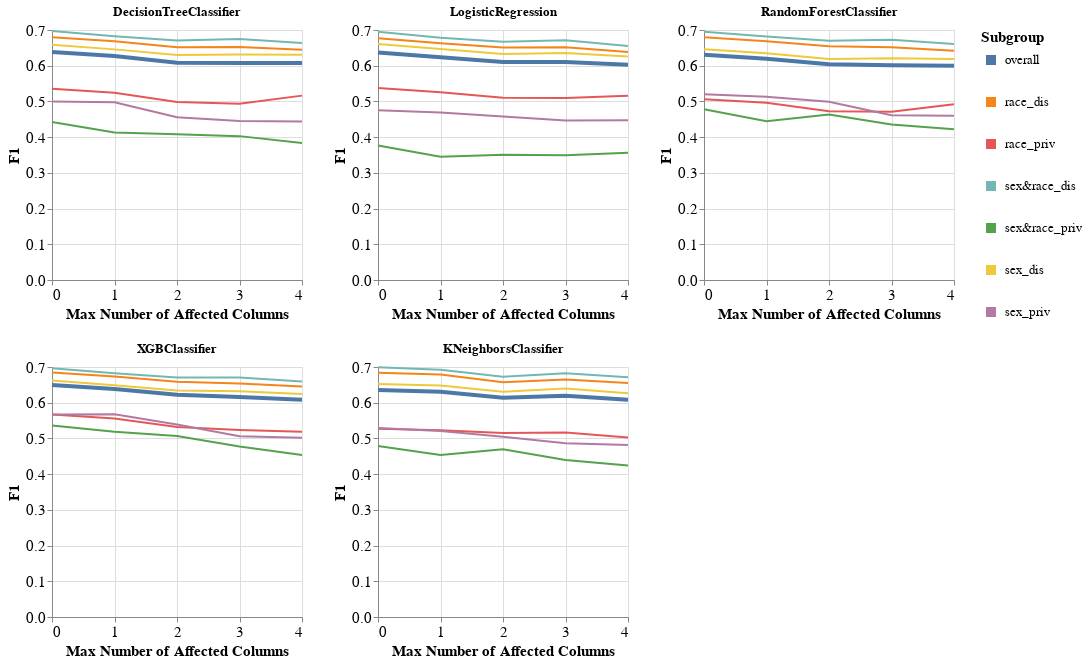

The cell this chart's notebook holds for it:
### Code cell
visualizer.create_subgroups_grid_pct_lines_per_model_plot(subgroup_metric='F1',
                                                          target_preprocessing_technique=PREPROCESSING_TECHNIQUES[0],
                                                          model_names=MODEL_NAMES,
                                                          mode='max_num_columns')

### Figure 1 — Vega-Lite specification as saved in the notebook (floating-point values rounded to 4 significant figures)
{"config": {"view": {"continuousWidth": 400, "continuousHeight": 300}, "axis": {"labelFontSize": 15, "titleFontSize": 15}, "legend": {"labelFontSize": 13, "symbolStrokeWidth": 10, "titleFontSize": 15}}, "vconcat": [{"hconcat": [{"mark": "line", "encoding": {"color": {"field": "Subgroup", "type": "nominal"}, "strokeWidth": {"condition": {"value": 4, "test": "datum.Subgroup == 'overall'"}, "value": 2}, "x": {"axis": {"tickMinStep": 1}, "field": "Percentage", "title": "Max Number of Affected Columns", "type": "quantitative"}, "y": {"field": "Metric_Value", "title": "F1", "type": "quantitative"}}, "height": 250, "title": "DecisionTreeClassifier", "width": 250}, {"data": {"name": "data-786cc51e9609926d80cd9d5b5aebe49d"}, "mark": "line", "encoding": {"color": {"field": "Subgroup", "type": "nominal"}, "strokeWidth": {"condition": {"value": 4, "test": "datum.Subgroup == 'overall'"}, "value": 2}, "x": {"axis": {"tickMinStep": 1}, "field": "Percentage", "title": "Max Number of Affected Columns", "type": "quantitative"}, "y": {"field": "Metric_Value", "title": "F1", "type": "quantitative"}}, "height": 250, "title": "LogisticRegression", "width": 250}, {"data": {"name": "data-a4394320aa075c4ea49f976807bb7154"}, "mark": "line", "encoding": {"color": {"field": "Subgroup", "type": "nominal"}, "strokeWidth": {"condition": {"value": 4, "test": "datum.Subgroup == 'overall'"}, "value": 2}, "x": {"axis": {"tickMinStep": 1}, "field": "Percentage", "title": "Max Number of Affected Columns", "type": "quantitative"}, "y": {"field": "Metric_Value", "title": "F1", "type": "quantitative"}}, "height": 250, "title": "RandomForestClassifier", "width": 250}]}, {"hconcat": [{"mark": "line", "encoding": {"color": {"field": "Subgroup", "type": "nominal"}, "strokeWidth": {"condition": {"value": 4, "test": "datum.Subgroup == 'overall'"}, "value": 2}, "x": {"axis": {"tickMinStep": 1}, "field": "Percentage", "title": "Max Number of Affected Columns", "type": "quantitative"}, "y": {"field": "Metric_Value", "title": "F1", "type": "quantitative"}}, "height": 250, "title": "XGBClassifier", "width": 250}, {"data": {"name": "data-060f707fde2a1e27f8f7c85b99ef9549"}, "mark": "line", "encoding": {"color": {"field": "Subgroup", "type": "nominal"}, "strokeWidth": {"condition": {"value": 4, "test": "datum.Subgroup == 'overall'"}, "value": 2}, "x": {"axis": {"tickMinStep": 1}, "field": "Percentage", "title": "Max Number of Affected Columns", "type": "quantitative"}, "y": {"field": "Metric_Value", "title": "F1", "type": "quantitative"}}, "height": 250, "title": "KNeighborsClassifier", "width": 250}], "data": {"name": "data-2803f46a5123383615a1882fc835d5c0"}}], "data": {"name": "data-259c0625ba758651eca15a3d42f830ce"}, "$schema": "https://vega.github.io/schema/vega-lite/v4.17.0.json", "datasets": {"data-259c0625ba758651eca15a3d42f830ce": [{"Model_Name": "DecisionTreeClassifier", "Test_Set_Index": 0.0, "Metric": "F1", "Subgroup": "overall", "Num_Estimators": 200.0, "Metric_Value": 0.6385, "Percentage": 0.0}, {"Model_Name": "DecisionTreeClassifier", "Test_Set_Index": 0.0, "Metric": "F1", "Subgroup": "race_dis", "Num_Estimators": 200.0, "Metric_Value": 0.6795, "Percentage": 0.0}, {"Model_Name": "DecisionTreeClassifier", "Test_Set_Index": 0.0, "Metric": "F1", "Subgroup": "race_priv", "Num_Estimators": 200.0, "Metric_Value": 0.5356, "Percentage": 0.0}, {"Model_Name": "DecisionTreeClassifier", "Test_Set_Index": 0.0, "Metric": "F1", "Subgroup": "sex&race_dis", "Num_Estimators": 200.0, "Metric_Value": 0.6971, "Percentage": 0.0}, {"Model_Name": "DecisionTreeClassifier", "Test_Set_Index": 0.0, "Metric": "F1", "Subgroup": "sex&race_priv", "Num_Estimators": 200.0, "Metric_Value": 0.4421, "Percentage": 0.0}, {"Model_Name": "DecisionTreeClassifier", "Test_Set_Index": 0.0, "Metric": "F1", "Subgroup": "sex_dis", "Num_Estimators": 200.0, "Metric_Value": 0.6585, "Percentage": 0.0}, {"Model_Name": "DecisionTreeClassifier", "Test_Set_Index": 0.0, "Metric": "F1", "Subgroup": "sex_priv", "Num_Estimators": 200.0, "Metric_Value": 0.4998, "Percentage": 0.0}, {"Model_Name": "DecisionTreeClassifier", "Test_Set_Index": 1.0, "Metric": "F1", "Subgroup": "overall", "Num_Estimators": 200.0, "Metric_Value": 0.6273, "Percentage": 1.0}, {"Model_Name": "DecisionTreeClassifier", "Test_Set_Index": 1.0, "Metric": "F1", "Subgroup": "race_dis", "Num_Estimators": 200.0, "Metric_Value": 0.6682, "Percentage": 1.0}, {"Model_Name": "DecisionTreeClassifier", "Test_Set_Index": 1.0, "Metric": "F1", "Subgroup": "race_priv", "Num_Estimators": 200.0, "Metric_Value": 0.5241, "Percentage": 1.0}, {"Model_Name": "DecisionTreeClassifier", "Test_Set_Index": 1.0, "Metric": "F1", "Subgroup": "sex&race_dis", "Num_Estimators": 200.0, "Metric_Value": 0.6824, "Percentage": 1.0}, {"Model_Name": "DecisionTreeClassifier", "Test_Set_Index": 1.0, "Metric": "F1", "Subgroup": "sex&race_priv", "Num_Estimators": 200.0, "Metric_Value": 0.413, "Percentage": 1.0}, {"Model_Name": "DecisionTreeClassifier", "Test_Set_Index": 1.0, "Metric": "F1", "Subgroup": "sex_dis", "Num_Estimators": 200.0, "Metric_Value": 0.6458, "Percentage": 1.0}, {"Model_Name": "DecisionTreeClassifier", "Test_Set_Index": 1.0, "Metric": "F1", "Subgroup": "sex_priv", "Num_Estimators": 200.0, "Metric_Value": 0.4978, "Percentage": 1.0}, {"Model_Name": "DecisionTreeClassifier", "Test_Set_Index": 2.0, "Metric": "F1", "Subgroup": "overall", "Num_Estimators": 200.0, "Metric_Value": 0.6085, "Percentage": 2.0}, {"Model_Name": "DecisionTreeClassifier", "Test_Set_Index": 2.0, "Metric": "F1", "Subgroup": "race_dis", "Num_Estimators": 200.0, "Metric_Value": 0.6516, "Percentage": 2.0}, {"Model_Name": "DecisionTreeClassifier", "Test_Set_Index": 2.0, "Metric": "F1", "Subgroup": "race_priv", "Num_Estimators": 200.0, "Metric_Value": 0.4987, "Percentage": 2.0}, {"Model_Name": "DecisionTreeClassifier", "Test_Set_Index": 2.0, "Metric": "F1", "Subgroup": "sex&race_dis", "Num_Estimators": 200.0, "Metric_Value": 0.6705, "Percentage": 2.0}, {"Model_Name": "DecisionTreeClassifier", "Test_Set_Index": 2.0, "Metric": "F1", "Subgroup": "sex&race_priv", "Num_Estimators": 200.0, "Metric_Value": 0.4081, "Percentage": 2.0}, {"Model_Name": "DecisionTreeClassifier", "Test_Set_Index": 2.0, "Metric": "F1", "Subgroup": "sex_dis", "Num_Estimators": 200.0, "Metric_Value": 0.6297, "Percentage": 2.0}, {"Model_Name": "DecisionTreeClassifier", "Test_Set_Index": 2.0, "Metric": "F1", "Subgroup": "sex_priv", "Num_Estimators": 200.0, "Metric_Value": 0.4559, "Percentage": 2.0}, {"Model_Name": "DecisionTreeClassifier", "Test_Set_Index": 3.0, "Metric": "F1", "Subgroup": "overall", "Num_Estimators": 200.0, "Metric_Value": 0.6078, "Percentage": 3.0}, {"Model_Name": "DecisionTreeClassifier", "Test_Set_Index": 3.0, "Metric": "F1", "Subgroup": "race_dis", "Num_Estimators": 200.0, "Metric_Value": 0.6526, "Percentage": 3.0}, {"Model_Name": "DecisionTreeClassifier", "Test_Set_Index": 3.0, "Metric": "F1", "Subgroup": "race_priv", "Num_Estimators": 200.0, "Metric_Value": 0.4933, "Percentage": 3.0}, {"Model_Name": "DecisionTreeClassifier", "Test_Set_Index": 3.0, "Metric": "F1", "Subgroup": "sex&race_dis", "Num_Estimators": 200.0, "Metric_Value": 0.6746, "Percentage": 3.0}, {"Model_Name": "DecisionTreeClassifier", "Test_Set_Index": 3.0, "Metric": "F1", "Subgroup": "sex&race_priv", "Num_Estimators": 200.0, "Metric_Value": 0.4028, "Percentage": 3.0}, {"Model_Name": "DecisionTreeClassifier", "Test_Set_Index": 3.0, "Metric": "F1", "Subgroup": "sex_dis", "Num_Estimators": 200.0, "Metric_Value": 0.6313, "Percentage": 3.0}, {"Model_Name": "DecisionTreeClassifier", "Test_Set_Index": 3.0, "Metric": "F1", "Subgroup": "sex_priv", "Num_Estimators": 200.0, "Metric_Value": 0.4453, "Percentage": 3.0}, {"Model_Name": "DecisionTreeClassifier", "Test_Set_Index": 4.0, "Metric": "F1", "Subgroup": "overall", "Num_Estimators": 200.0, "Metric_Value": 0.6078, "Percentage": 4.0}, {"Model_Name": "DecisionTreeClassifier", "Test_Set_Index": 4.0, "Metric": "F1", "Subgroup": "race_dis", "Num_Estimators": 200.0, "Metric_Value": 0.6449, "Percentage": 4.0}, {"Model_Name": "DecisionTreeClassifier", "Test_Set_Index": 4.0, "Metric": "F1", "Subgroup": "race_priv", "Num_Estimators": 200.0, "Metric_Value": 0.5163, "Percentage": 4.0}, {"Model_Name": "DecisionTreeClassifier", "Test_Set_Index": 4.0, "Metric": "F1", "Subgroup": "sex&race_dis", "Num_Estimators": 200.0, "Metric_Value": 0.6638, "Percentage": 4.0}, {"Model_Name": "DecisionTreeClassifier", "Test_Set_Index": 4.0, "Metric": "F1", "Subgroup": "sex&race_priv", "Num_Estimators": 200.0, "Metric_Value": 0.3833, "Percentage": 4.0}, {"Model_Name": "DecisionTreeClassifier", "Test_Set_Index": 4.0, "Metric": "F1", "Subgroup": "sex_dis", "Num_Estimators": 200.0, "Metric_Value": 0.6304, "Percentage": 4.0}, {"Model_Name": "DecisionTreeClassifier", "Test_Set_Index": 4.0, "Metric": "F1", "Subgroup": "sex_priv", "Num_Estimators": 200.0, "Metric_Value": 0.4439, "Percentage": 4.0}], "data-786cc51e9609926d80cd9d5b5aebe49d": [{"Model_Name": "LogisticRegression", "Test_Set_Index": 0.0, "Metric": "F1", "Subgroup": "overall", "Num_Estimators": 200.0, "Metric_Value": 0.6367, "Percentage": 0.0}, {"Model_Name": "LogisticRegression", "Test_Set_Index": 0.0, "Metric": "F1", "Subgroup": "race_dis", "Num_Estimators": 200.0, "Metric_Value": 0.6767, "Percentage": 0.0}, {"Model_Name": "LogisticRegression", "Test_Set_Index": 0.0, "Metric": "F1", "Subgroup": "race_priv", "Num_Estimators": 200.0, "Metric_Value": 0.5373, "Percentage": 0.0}, {"Model_Name": "LogisticRegression", "Test_Set_Index": 0.0, "Metric": "F1", "Subgroup": "sex&race_dis", "Num_Estimators": 200.0, "Metric_Value": 0.695, "Percentage": 0.0}, {"Model_Name": "LogisticRegression", "Test_Set_Index": 0.0, "Metric": "F1", "Subgroup": "sex&race_priv", "Num_Estimators": 200.0, "Metric_Value": 0.3763, "Percentage": 0.0}, {"Model_Name": "LogisticRegression", "Test_Set_Index": 0.0, "Metric": "F1", "Subgroup": "sex_dis", "Num_Estimators": 200.0, "Metric_Value": 0.661, "Percentage": 0.0}, {"Model_Name": "LogisticRegression", "Test_Set_Index": 0.0, "Metric": "F1", "Subgroup": "sex_priv", "Num_Estimators": 200.0, "Metric_Value": 0.475, "Percentage": 0.0}, {"Model_Name": "LogisticRegression", "Test_Set_Index": 1.0, "Metric": "F1", "Subgroup": "overall", "Num_Estimators": 200.0, "Metric_Value": 0.6235, "Percentage": 1.0}, {"Model_Name": "LogisticRegression", "Test_Set_Index": 1.0, "Metric": "F1", "Subgroup": "race_dis", "Num_Estimators": 200.0, "Metric_Value": 0.663, "Percentage": 1.0}, {"Model_Name": "LogisticRegression", "Test_Set_Index": 1.0, "Metric": "F1", "Subgroup": "race_priv", "Num_Estimators": 200.0, "Metric_Value": 0.5257, "Percentage": 1.0}, {"Model_Name": "LogisticRegression", "Test_Set_Index": 1.0, "Metric": "F1", "Subgroup": "sex&race_dis", "Num_Estimators": 200.0, "Metric_Value": 0.6784, "Percentage": 1.0}, {"Model_Name": "LogisticRegression", "Test_Set_Index": 1.0, "Metric": "F1", "Subgroup": "sex&race_priv", "Num_Estimators": 200.0, "Metric_Value": 0.3451, "Percentage": 1.0}, {"Model_Name": "LogisticRegression", "Test_Set_Index": 1.0, "Metric": "F1", "Subgroup": "sex_dis", "Num_Estimators": 200.0, "Metric_Value": 0.6466, "Percentage": 1.0}, {"Model_Name": "LogisticRegression", "Test_Set_Index": 1.0, "Metric": "F1", "Subgroup": "sex_priv", "Num_Estimators": 200.0, "Metric_Value": 0.4689, "Percentage": 1.0}, {"Model_Name": "LogisticRegression", "Test_Set_Index": 2.0, "Metric": "F1", "Subgroup": "overall", "Num_Estimators": 200.0, "Metric_Value": 0.6104, "Percentage": 2.0}, {"Model_Name": "LogisticRegression", "Test_Set_Index": 2.0, "Metric": "F1", "Subgroup": "race_dis", "Num_Estimators": 200.0, "Metric_Value": 0.6509, "Percentage": 2.0}, {"Model_Name": "LogisticRegression", "Test_Set_Index": 2.0, "Metric": "F1", "Subgroup": "race_priv", "Num_Estimators": 200.0, "Metric_Value": 0.51, "Percentage": 2.0}, {"Model_Name": "LogisticRegression", "Test_Set_Index": 2.0, "Metric": "F1", "Subgroup": "sex&race_dis", "Num_Estimators": 200.0, "Metric_Value": 0.6668, "Percentage": 2.0}, {"Model_Name": "LogisticRegression", "Test_Set_Index": 2.0, "Metric": "F1", "Subgroup": "sex&race_priv", "Num_Estimators": 200.0, "Metric_Value": 0.3508, "Percentage": 2.0}, {"Model_Name": "LogisticRegression", "Test_Set_Index": 2.0, "Metric": "F1", "Subgroup": "sex_dis", "Num_Estimators": 200.0, "Metric_Value": 0.6329, "Percentage": 2.0}, {"Model_Name": "LogisticRegression", "Test_Set_Index": 2.0, "Metric": "F1", "Subgroup": "sex_priv", "Num_Estimators": 200.0, "Metric_Value": 0.4581, "Percentage": 2.0}, {"Model_Name": "LogisticRegression", "Test_Set_Index": 3.0, "Metric": "F1", "Subgroup": "overall", "Num_Estimators": 200.0, "Metric_Value": 0.6105, "Percentage": 3.0}, {"Model_Name": "LogisticRegression", "Test_Set_Index": 3.0, "Metric": "F1", "Subgroup": "race_dis", "Num_Estimators": 200.0, "Metric_Value": 0.6517, "Percentage": 3.0}, {"Model_Name": "LogisticRegression", "Test_Set_Index": 3.0, "Metric": "F1", "Subgroup": "race_priv", "Num_Estimators": 200.0, "Metric_Value": 0.5096, "Percentage": 3.0}, {"Model_Name": "LogisticRegression", "Test_Set_Index": 3.0, "Metric": "F1", "Subgroup": "sex&race_dis", "Num_Estimators": 200.0, "Metric_Value": 0.6712, "Percentage": 3.0}, {"Model_Name": "LogisticRegression", "Test_Set_Index": 3.0, "Metric": "F1", "Subgroup": "sex&race_priv", "Num_Estimators": 200.0, "Metric_Value": 0.3495, "Percentage": 3.0}, {"Model_Name": "LogisticRegression", "Test_Set_Index": 3.0, "Metric": "F1", "Subgroup": "sex_dis", "Num_Estimators": 200.0, "Metric_Value": 0.6359, "Percentage": 3.0}, {"Model_Name": "LogisticRegression", "Test_Set_Index": 3.0, "Metric": "F1", "Subgroup": "sex_priv", "Num_Estimators": 200.0, "Metric_Value": 0.4465, "Percentage": 3.0}, {"Model_Name": "LogisticRegression", "Test_Set_Index": 4.0, "Metric": "F1", "Subgroup": "overall", "Num_Estimators": 200.0, "Metric_Value": 0.6027, "Percentage": 4.0}, {"Model_Name": "LogisticRegression", "Test_Set_Index": 4.0, "Metric": "F1", "Subgroup": "race_dis", "Num_Estimators": 200.0, "Metric_Value": 0.6383, "Percentage": 4.0}, {"Model_Name": "LogisticRegression", "Test_Set_Index": 4.0, "Metric": "F1", "Subgroup": "race_priv", "Num_Estimators": 200.0, "Metric_Value": 0.5159, "Percentage": 4.0}, {"Model_Name": "LogisticRegression", "Test_Set_Index": 4.0, "Metric": "F1", "Subgroup": "sex&race_dis", "Num_Estimators": 200.0, "Metric_Value": 0.6553, "Percentage": 4.0}, {"Model_Name": "LogisticRegression", "Test_Set_Index": 4.0, "Metric": "F1", "Subgroup": "sex&race_priv", "Num_Estimators": 200.0, "Metric_Value": 0.3562, "Percentage": 4.0}, {"Model_Name": "LogisticRegression", "Test_Set_Index": 4.0, "Metric": "F1", "Subgroup": "sex_dis", "Num_Estimators": 200.0, "Metric_Value": 0.6255, "Percentage": 4.0}, {"Model_Name": "LogisticRegression", "Test_Set_Index": 4.0, "Metric": "F1", "Subgroup": "sex_priv", "Num_Estimators": 200.0, "Metric_Value": 0.4473, "Percentage": 4.0}], "data-a4394320aa075c4ea49f976807bb7154": [{"Model_Name": "RandomForestClassifier", "Test_Set_Index": 0.0, "Metric": "F1", "Subgroup": "overall", "Num_Estimators": 200.0, "Metric_Value": 0.6306, "Percentage": 0.0}, {"Model_Name": "RandomForestClassifier", "Test_Set_Index": 0.0, "Metric": "F1", "Subgroup": "race_dis", "Num_Estimators": 200.0, "Metric_Value": 0.6795, "Percentage": 0.0}, {"Model_Name": "RandomForestClassifier", "Test_Set_Index": 0.0, "Metric": "F1", "Subgroup": "race_priv", "Num_Estimators": 200.0, "Metric_Value": 0.5058, "Percentage": 0.0}, {"Model_Name": "RandomForestClassifier", "Test_Set_Index": 0.0, "Metric": "F1", "Subgroup": "sex&race_dis", "Num_Estimators": 200.0, "Metric_Value": 0.6953, "Percentage": 0.0}, {"Model_Name": "RandomForestClassifier", "Test_Set_Index": 0.0, "Metric": "F1", "Subgroup": "sex&race_priv", "Num_Estimators": 200.0, "Metric_Value": 0.4781, "Percentage": 0.0}, {"Model_Name": "RandomForestClassifier", "Test_Set_Index": 0.0, "Metric": "F1", "Subgroup": "sex_dis", "Num_Estimators": 200.0, "Metric_Value": 0.6459, "Percentage": 0.0}, {"Model_Name": "RandomForestClassifier", "Test_Set_Index": 0.0, "Metric": "F1", "Subgroup": "sex_priv", "Num_Estimators": 200.0, "Metric_Value": 0.5199, "Percentage": 0.0}, {"Model_Name": "RandomForestClassifier", "Test_Set_Index": 1.0, "Metric": "F1", "Subgroup": "overall", "Num_Estimators": 200.0, "Metric_Value": 0.6198, "Percentage": 1.0}, {"Model_Name": "RandomForestClassifier", "Test_Set_Index": 1.0, "Metric": "F1", "Subgroup": "race_dis", "Num_Estimators": 200.0, "Metric_Value": 0.6687, "Percentage": 1.0}, {"Model_Name": "RandomForestClassifier", "Test_Set_Index": 1.0, "Metric": "F1", "Subgroup": "race_priv", "Num_Estimators": 200.0, "Metric_Value": 0.4963, "Percentage": 1.0}, {"Model_Name": "RandomForestClassifier", "Test_Set_Index": 1.0, "Metric": "F1", "Subgroup": "sex&race_dis", "Num_Estimators": 200.0, "Metric_Value": 0.6815, "Percentage": 1.0}, {"Model_Name": "RandomForestClassifier", "Test_Set_Index": 1.0, "Metric": "F1", "Subgroup": "sex&race_priv", "Num_Estimators": 200.0, "Metric_Value": 0.4446, "Percentage": 1.0}, {"Model_Name": "RandomForestClassifier", "Test_Set_Index": 1.0, "Metric": "F1", "Subgroup": "sex_dis", "Num_Estimators": 200.0, "Metric_Value": 0.6346, "Percentage": 1.0}, {"Model_Name": "RandomForestClassifier", "Test_Set_Index": 1.0, "Metric": "F1", "Subgroup": "sex_priv", "Num_Estimators": 200.0, "Metric_Value": 0.513, "Percentage": 1.0}, {"Model_Name": "RandomForestClassifier", "Test_Set_Index": 2.0, "Metric": "F1", "Subgroup": "overall", "Num_Estimators": 200.0, "Metric_Value": 0.6042, "Percentage": 2.0}, {"Model_Name": "RandomForestClassifier", "Test_Set_Index": 2.0, "Metric": "F1", "Subgroup": "race_dis", "Num_Estimators": 200.0, "Metric_Value": 0.6545, "Percentage": 2.0}, {"Model_Name": "RandomForestClassifier", "Test_Set_Index": 2.0, "Metric": "F1", "Subgroup": "race_priv", "Num_Estimators": 200.0, "Metric_Value": 0.4725, "Percentage": 2.0}, {"Model_Name": "RandomForestClassifier", "Test_Set_Index": 2.0, "Metric": "F1", "Subgroup": "sex&race_dis", "Num_Estimators": 200.0, "Metric_Value": 0.6696, "Percentage": 2.0}, {"Model_Name": "RandomForestClassifier", "Test_Set_Index": 2.0, "Metric": "F1", "Subgroup": "sex&race_priv", "Num_Estimators": 200.0, "Metric_Value": 0.4633, "Percentage": 2.0}, {"Model_Name": "RandomForestClassifier", "Test_Set_Index": 2.0, "Metric": "F1", "Subgroup": "sex_dis", "Num_Estimators": 200.0, "Metric_Value": 0.6185, "Percentage": 2.0}, {"Model_Name": "RandomForestClassifier", "Test_Set_Index": 2.0, "Metric": "F1", "Subgroup": "sex_priv", "Num_Estimators": 200.0, "Metric_Value": 0.4992, "Percentage": 2.0}, {"Model_Name": "RandomForestClassifier", "Test_Set_Index": 3.0, "Metric": "F1", "Subgroup": "overall", "Num_Estimators": 200.0, "Metric_Value": 0.6013, "Percentage": 3.0}, {"Model_Name": "RandomForestClassifier", "Test_Set_Index": 3.0, "Metric": "F1", "Subgroup": "race_dis", "Num_Estimators": 200.0, "Metric_Value": 0.6519, "Percentage": 3.0}, {"Model_Name": "RandomForestClassifier", "Test_Set_Index": 3.0, "Metric": "F1", "Subgroup": "race_priv", "Num_Estimators": 200.0, "Metric_Value": 0.4712, "Percentage": 3.0}, {"Model_Name": "RandomForestClassifier", "Test_Set_Index": 3.0, "Metric": "F1", "Subgroup": "sex&race_dis", "Num_Estimators": 200.0, "Metric_Value": 0.673, "Percentage": 3.0}, {"Model_Name": "RandomForestClassifier", "Test_Set_Index": 3.0, "Metric": "F1", "Subgroup": "sex&race_priv", "Num_Estimators": 200.0, "Metric_Value": 0.4355, "Percentage": 3.0}, {"Model_Name": "RandomForestClassifier", "Test_Set_Index": 3.0, "Metric": "F1", "Subgroup": "sex_dis", "Num_Estimators": 200.0, "Metric_Value": 0.6208, "Percentage": 3.0}, {"Model_Name": "RandomForestClassifier", "Test_Set_Index": 3.0, "Metric": "F1", "Subgroup": "sex_priv", "Num_Estimators": 200.0, "Metric_Value": 0.4616, "Percentage": 3.0}, {"Model_Name": "RandomForestClassifier", "Test_Set_Index": 4.0, "Metric": "F1", "Subgroup": "overall", "Num_Estimators": 200.0, "Metric_Value": 0.5997, "Percentage": 4.0}, {"Model_Name": "RandomForestClassifier", "Test_Set_Index": 4.0, "Metric": "F1", "Subgroup": "race_dis", "Num_Estimators": 200.0, "Metric_Value": 0.6419, "Percentage": 4.0}, {"Model_Name": "RandomForestClassifier", "Test_Set_Index": 4.0, "Metric": "F1", "Subgroup": "race_priv", "Num_Estimators": 200.0, "Metric_Value": 0.4922, "Percentage": 4.0}, {"Model_Name": "RandomForestClassifier", "Test_Set_Index": 4.0, "Metric": "F1", "Subgroup": "sex&race_dis", "Num_Estimators": 200.0, "Metric_Value": 0.6607, "Percentage": 4.0}, {"Model_Name": "RandomForestClassifier", "Test_Set_Index": 4.0, "Metric": "F1", "Subgroup": "sex&race_priv", "Num_Estimators": 200.0, "Metric_Value": 0.4219, "Percentage": 4.0}, {"Model_Name": "RandomForestClassifier", "Test_Set_Index": 4.0, "Metric": "F1", "Subgroup": "sex_dis", "Num_Estimators": 200.0, "Metric_Value": 0.619, "Percentage": 4.0}, {"Model_Name": "RandomForestClassifier", "Test_Set_Index": 4.0, "Metric": "F1", "Subgroup": "sex_priv", "Num_Estimators": 200.0, "Metric_Value": 0.46, "Percentage": 4.0}], "data-2803f46a5123383615a1882fc835d5c0": [{"Model_Name": "XGBClassifier", "Test_Set_Index": 0.0, "Metric": "F1", "Subgroup": "overall", "Num_Estimators": 200.0, "Metric_Value": 0.6499, "Percentage": 0.0}, {"Model_Name": "XGBClassifier", "Test_Set_Index": 0.0, "Metric": "F1", "Subgroup": "race_dis", "Num_Estimators": 200.0, "Metric_Value": 0.6844, "Percentage": 0.0}, {"Model_Name": "XGBClassifier", "Test_Set_Index": 0.0, "Metric": "F1", "Subgroup": "race_priv", "Num_Estimators": 200.0, "Metric_Value": 0.5672, "Percentage": 0.0}, {"Model_Name": "XGBClassifier", "Test_Set_Index": 0.0, "Metric": "F1", "Subgroup": "sex&race_dis", "Num_Estimators": 200.0, "Metric_Value": 0.6966, "Percentage": 0.0}, {"Model_Name": "XGBClassifier", "Test_Set_Index": 0.0, "Metric": "F1", "Subgroup": "sex&race_priv", "Num_Estimators": 200.0, "Metric_Value": 0.5364, "Percentage": 0.0}, {"Model_Name": "XGBClassifier", "Test_Set_Index": 0.0, "Metric": "F1", "Subgroup": "sex_dis", "Num_Estimators": 200.0, "Metric_Value": 0.6623, "Percentage": 0.0}, {"Model_Name": "XGBClassifier", "Test_Set_Index": 0.0, "Metric": "F1", "Subgroup": "sex_priv", "Num_Estimators": 200.0, "Metric_Value": 0.5673, "Percentage": 0.0}, {"Model_Name": "XGBClassifier", "Test_Set_Index": 1.0, "Metric": "F1", "Subgroup": "overall", "Num_Estimators": 200.0, "Metric_Value": 0.6384, "Percentage": 1.0}, {"Model_Name": "XGBClassifier", "Test_Set_Index": 1.0, "Metric": "F1", "Subgroup": "race_dis", "Num_Estimators": 200.0, "Metric_Value": 0.6732, "Percentage": 1.0}, {"Model_Name": "XGBClassifier", "Test_Set_Index": 1.0, "Metric": "F1", "Subgroup": "race_priv", "Num_Estimators": 200.0, "Metric_Value": 0.5558, "Percentage": 1.0}, {"Model_Name": "XGBClassifier", "Test_Set_Index": 1.0, "Metric": "F1", "Subgroup": "sex&race_dis", "Num_Estimators": 200.0, "Metric_Value": 0.6823, "Percentage": 1.0}, {"Model_Name": "XGBClassifier", "Test_Set_Index": 1.0, "Metric": "F1", "Subgroup": "sex&race_priv", "Num_Estimators": 200.0, "Metric_Value": 0.5184, "Percentage": 1.0}, {"Model_Name": "XGBClassifier", "Test_Set_Index": 1.0, "Metric": "F1", "Subgroup": "sex_dis", "Num_Estimators": 200.0, "Metric_Value": 0.6488, "Percentage": 1.0}, {"Model_Name": "XGBClassifier", "Test_Set_Index": 1.0, "Metric": "F1", "Subgroup": "sex_priv", "Num_Estimators": 200.0, "Metric_Value": 0.5678, "Percentage": 1.0}, {"Model_Name": "XGBClassifier", "Test_Set_Index": 2.0, "Metric": "F1", "Subgroup": "overall", "Num_Estimators": 200.0, "Metric_Value": 0.6223, "Percentage": 2.0}, {"Model_Name": "XGBClassifier", "Test_Set_Index": 2.0, "Metric": "F1", "Subgroup": "race_dis", "Num_Estimators": 200.0, "Metric_Value": 0.659, "Percentage": 2.0}, {"Model_Name": "XGBClassifier", "Test_Set_Index": 2.0, "Metric": "F1", "Subgroup": "race_priv", "Num_Estimators": 200.0, "Metric_Value": 0.532, "Percentage": 2.0}, {"Model_Name": "XGBClassifier", "Test_Set_Index": 2.0, "Metric": "F1", "Subgroup": "sex&race_dis", "Num_Estimators": 200.0, "Metric_Value": 0.6707, "Percentage": 2.0}, {"Model_Name": "XGBClassifier", "Test_Set_Index": 2.0, "Metric": "F1", "Subgroup": "sex&race_priv", "Num_Estimators": 200.0, "Metric_Value": 0.5066, "Percentage": 2.0}, {"Model_Name": "XGBClassifier", "Test_Set_Index": 2.0, "Metric": "F1", "Subgroup": "sex_dis", "Num_Estimators": 200.0, "Metric_Value": 0.6343, "Percentage": 2.0}, {"Model_Name": "XGBClassifier", "Test_Set_Index": 2.0, "Metric": "F1", "Subgroup": "sex_priv", "Num_Estimators": 200.0, "Metric_Value": 0.5389, "Percentage": 2.0}, {"Model_Name": "XGBClassifier", "Test_Set_Index": 3.0, "Metric": "F1", "Subgroup": "overall", "Num_Estimators": 200.0, "Metric_Value": 0.6161, "Percentage": 3.0}, {"Model_Name": "XGBClassifier", "Test_Set_Index": 3.0, "Metric": "F1", "Subgroup": "race_dis", "Num_Estimators": 200.0, "Metric_Value": 0.654, "Percentage": 3.0}, {"Model_Name": "XGBClassifier", "Test_Set_Index": 3.0, "Metric": "F1", "Subgroup": "race_priv", "Num_Estimators": 200.0, "Metric_Value": 0.5239, "Percentage": 3.0}, {"Model_Name": "XGBClassifier", "Test_Set_Index": 3.0, "Metric": "F1", "Subgroup": "sex&race_dis", "Num_Estimators": 200.0, "Metric_Value": 0.6704, "Percentage": 3.0}, {"Model_Name": "XGBClassifier", "Test_Set_Index": 3.0, "Metric": "F1", "Subgroup": "sex&race_priv", "Num_Estimators": 200.0, "Metric_Value": 0.4776, "Percentage": 3.0}, {"Model_Name": "XGBClassifier", "Test_Set_Index": 3.0, "Metric": "F1", "Subgroup": "sex_dis", "Num_Estimators": 200.0, "Metric_Value": 0.6324, "Percentage": 3.0}, {"Model_Name": "XGBClassifier", "Test_Set_Index": 3.0, "Metric": "F1", "Subgroup": "sex_priv", "Num_Estimators": 200.0, "Metric_Value": 0.5064, "Percentage": 3.0}, {"Model_Name": "XGBClassifier", "Test_Set_Index": 4.0, "Metric": "F1", "Subgroup": "overall", "Num_Estimators": 200.0, "Metric_Value": 0.6086, "Percentage": 4.0}, {"Model_Name": "XGBClassifier", "Test_Set_Index": 4.0, "Metric": "F1", "Subgroup": "race_dis", "Num_Estimators": 200.0, "Metric_Value": 0.6455, "Percentage": 4.0}, {"Model_Name": "XGBClassifier", "Test_Set_Index": 4.0, "Metric": "F1", "Subgroup": "race_priv", "Num_Estimators": 200.0, "Metric_Value": 0.5189, "Percentage": 4.0}, {"Model_Name": "XGBClassifier", "Test_Set_Index": 4.0, "Metric": "F1", "Subgroup": "sex&race_dis", "Num_Estimators": 200.0, "Metric_Value": 0.6593, "Percentage": 4.0}, {"Model_Name": "XGBClassifier", "Test_Set_Index": 4.0, "Metric": "F1", "Subgroup": "sex&race_priv", "Num_Estimators": 200.0, "Metric_Value": 0.4537, "Percentage": 4.0}, {"Model_Name": "XGBClassifier", "Test_Set_Index": 4.0, "Metric": "F1", "Subgroup": "sex_dis", "Num_Estimators": 200.0, "Metric_Value": 0.6241, "Percentage": 4.0}, {"Model_Name": "XGBClassifier", "Test_Set_Index": 4.0, "Metric": "F1", "Subgroup": "sex_priv", "Num_Estimators": 200.0, "Metric_Value": 0.5018, "Percentage": 4.0}], "data-060f707fde2a1e27f8f7c85b99ef9549": [{"Model_Name": "KNeighborsClassifier", "Test_Set_Index": 0.0, "Metric": "F1", "Subgroup": "overall", "Num_Estimators": 200.0, "Metric_Value": 0.6358, "Percentage": 0.0}, {"Model_Name": "KNeighborsClassifier", "Test_Set_Index": 0.0, "Metric": "F1", "Subgroup": "race_dis", "Num_Estimators": 200.0, "Metric_Value": 0.684, "Percentage": 0.0}, {"Model_Name": "KNeighborsClassifier", "Test_Set_Index": 0.0, "Metric": "F1", "Subgroup": "race_priv", "Num_Estimators": 200.0, "Metric_Value": 0.527, "Percentage": 0.0}, {"Model_Name": "KNeighborsClassifier", "Test_Set_Index": 0.0, "Metric": "F1", "Subgroup": "sex&race_dis", "Num_Estimators": 200.0, "Metric_Value": 0.699, "Percentage": 0.0}, {"Model_Name": "KNeighborsClassifier", "Test_Set_Index": 0.0, "Metric": "F1", "Subgroup": "sex&race_priv", "Num_Estimators": 200.0, "Metric_Value": 0.4789, "Percentage": 0.0}, {"Model_Name": "KNeighborsClassifier", "Test_Set_Index": 0.0, "Metric": "F1", "Subgroup": "sex_dis", "Num_Estimators": 200.0, "Metric_Value": 0.6523, "Percentage": 0.0}, {"Model_Name": "KNeighborsClassifier", "Test_Set_Index": 0.0, "Metric": "F1", "Subgroup": "sex_priv", "Num_Estimators": 200.0, "Metric_Value": 0.5295, "Percentage": 0.0}, {"Model_Name": "KNeighborsClassifier", "Test_Set_Index": 1.0, "Metric": "F1", "Subgroup": "overall", "Num_Estimators": 200.0, "Metric_Value": 0.631, "Percentage": 1.0}, {"Model_Name": "KNeighborsClassifier", "Test_Set_Index": 1.0, "Metric": "F1", "Subgroup": "race_dis", "Num_Estimators": 200.0, "Metric_Value": 0.679, "Percentage": 1.0}, {"Model_Name": "KNeighborsClassifier", "Test_Set_Index": 1.0, "Metric": "F1", "Subgroup": "race_priv", "Num_Estimators": 200.0, "Metric_Value": 0.5231, "Percentage": 1.0}, {"Model_Name": "KNeighborsClassifier", "Test_Set_Index": 1.0, "Metric": "F1", "Subgroup": "sex&race_dis", "Num_Estimators": 200.0, "Metric_Value": 0.6925, "Percentage": 1.0}, {"Model_Name": "KNeighborsClassifier", "Test_Set_Index": 1.0, "Metric": "F1", "Subgroup": "sex&race_priv", "Num_Estimators": 200.0, "Metric_Value": 0.4535, "Percentage": 1.0}, {"Model_Name": "KNeighborsClassifier", "Test_Set_Index": 1.0, "Metric": "F1", "Subgroup": "sex_dis", "Num_Estimators": 200.0, "Metric_Value": 0.648, "Percentage": 1.0}, {"Model_Name": "KNeighborsClassifier", "Test_Set_Index": 1.0, "Metric": "F1", "Subgroup": "sex_priv", "Num_Estimators": 200.0, "Metric_Value": 0.5205, "Percentage": 1.0}, {"Model_Name": "KNeighborsClassifier", "Test_Set_Index": 2.0, "Metric": "F1", "Subgroup": "overall", "Num_Estimators": 200.0, "Metric_Value": 0.6141, "Percentage": 2.0}, {"Model_Name": "KNeighborsClassifier", "Test_Set_Index": 2.0, "Metric": "F1", "Subgroup": "race_dis", "Num_Estimators": 200.0, "Metric_Value": 0.6576, "Percentage": 2.0}, {"Model_Name": "KNeighborsClassifier", "Test_Set_Index": 2.0, "Metric": "F1", "Subgroup": "race_priv", "Num_Estimators": 200.0, "Metric_Value": 0.5153, "Percentage": 2.0}, {"Model_Name": "KNeighborsClassifier", "Test_Set_Index": 2.0, "Metric": "F1", "Subgroup": "sex&race_dis", "Num_Estimators": 200.0, "Metric_Value": 0.6726, "Percentage": 2.0}, {"Model_Name": "KNeighborsClassifier", "Test_Set_Index": 2.0, "Metric": "F1", "Subgroup": "sex&race_priv", "Num_Estimators": 200.0, "Metric_Value": 0.4694, "Percentage": 2.0}, {"Model_Name": "KNeighborsClassifier", "Test_Set_Index": 2.0, "Metric": "F1", "Subgroup": "sex_dis", "Num_Estimators": 200.0, "Metric_Value": 0.6306, "Percentage": 2.0}, {"Model_Name": "KNeighborsClassifier", "Test_Set_Index": 2.0, "Metric": "F1", "Subgroup": "sex_priv", "Num_Estimators": 200.0, "Metric_Value": 0.505, "Percentage": 2.0}, {"Model_Name": "KNeighborsClassifier", "Test_Set_Index": 3.0, "Metric": "F1", "Subgroup": "overall", "Num_Estimators": 200.0, "Metric_Value": 0.6194, "Percentage": 3.0}, {"Model_Name": "KNeighborsClassifier", "Test_Set_Index": 3.0, "Metric": "F1", "Subgroup": "race_dis", "Num_Estimators": 200.0, "Metric_Value": 0.6647, "Percentage": 3.0}, {"Model_Name": "KNeighborsClassifier", "Test_Set_Index": 3.0, "Metric": "F1", "Subgroup": "race_priv", "Num_Estimators": 200.0, "Metric_Value": 0.5167, "Percentage": 3.0}, {"Model_Name": "KNeighborsClassifier", "Test_Set_Index": 3.0, "Metric": "F1", "Subgroup": "sex&race_dis", "Num_Estimators": 200.0, "Metric_Value": 0.6826, "Percentage": 3.0}, {"Model_Name": "KNeighborsClassifier", "Test_Set_Index": 3.0, "Metric": "F1", "Subgroup": "sex&race_priv", "Num_Estimators": 200.0, "Metric_Value": 0.4396, "Percentage": 3.0}, {"Model_Name": "KNeighborsClassifier", "Test_Set_Index": 3.0, "Metric": "F1", "Subgroup": "sex_dis", "Num_Estimators": 200.0, "Metric_Value": 0.64, "Percentage": 3.0}, {"Model_Name": "KNeighborsClassifier", "Test_Set_Index": 3.0, "Metric": "F1", "Subgroup": "sex_priv", "Num_Estimators": 200.0, "Metric_Value": 0.4863, "Percentage": 3.0}, {"Model_Name": "KNeighborsClassifier", "Test_Set_Index": 4.0, "Metric": "F1", "Subgroup": "overall", "Num_Estimators": 200.0, "Metric_Value": 0.608, "Percentage": 4.0}, {"Model_Name": "KNeighborsClassifier", "Test_Set_Index": 4.0, "Metric": "F1", "Subgroup": "race_dis", "Num_Estimators": 200.0, "Metric_Value": 0.6551, "Percentage": 4.0}, {"Model_Name": "KNeighborsClassifier", "Test_Set_Index": 4.0, "Metric": "F1", "Subgroup": "race_priv", "Num_Estimators": 200.0, "Metric_Value": 0.5028, "Percentage": 4.0}, {"Model_Name": "KNeighborsClassifier", "Test_Set_Index": 4.0, "Metric": "F1", "Subgroup": "sex&race_dis", "Num_Estimators": 200.0, "Metric_Value": 0.6712, "Percentage": 4.0}, {"Model_Name": "KNeighborsClassifier", "Test_Set_Index": 4.0, "Metric": "F1", "Subgroup": "sex&race_priv", "Num_Estimators": 200.0, "Metric_Value": 0.4239, "Percentage": 4.0}, {"Model_Name": "KNeighborsClassifier", "Test_Set_Index": 4.0, "Metric": "F1", "Subgroup": "sex_dis", "Num_Estimators": 200.0, "Metric_Value": 0.6267, "Percentage": 4.0}, {"Model_Name": "KNeighborsClassifier", "Test_Set_Index": 4.0, "Metric": "F1", "Subgroup": "sex_priv", "Num_Estimators": 200.0, "Metric_Value": 0.4815, "Percentage": 4.0}]}}
